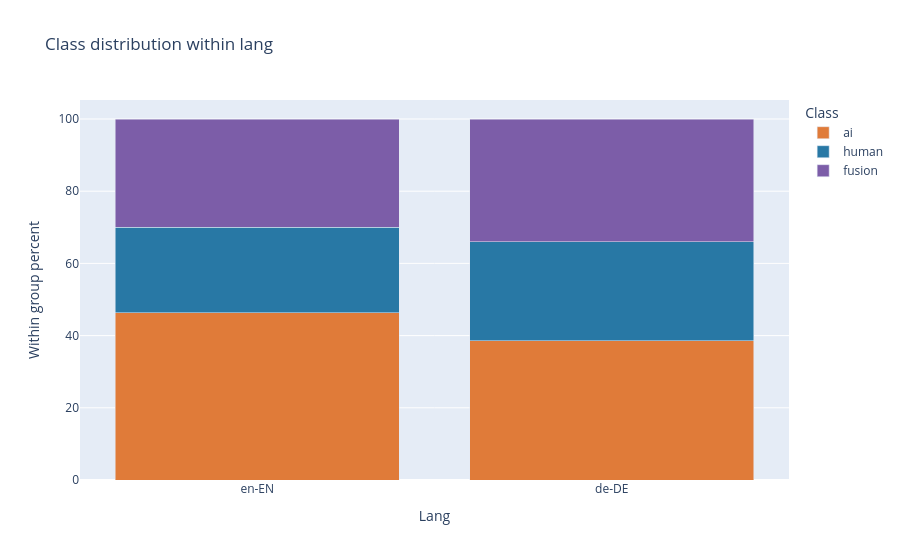
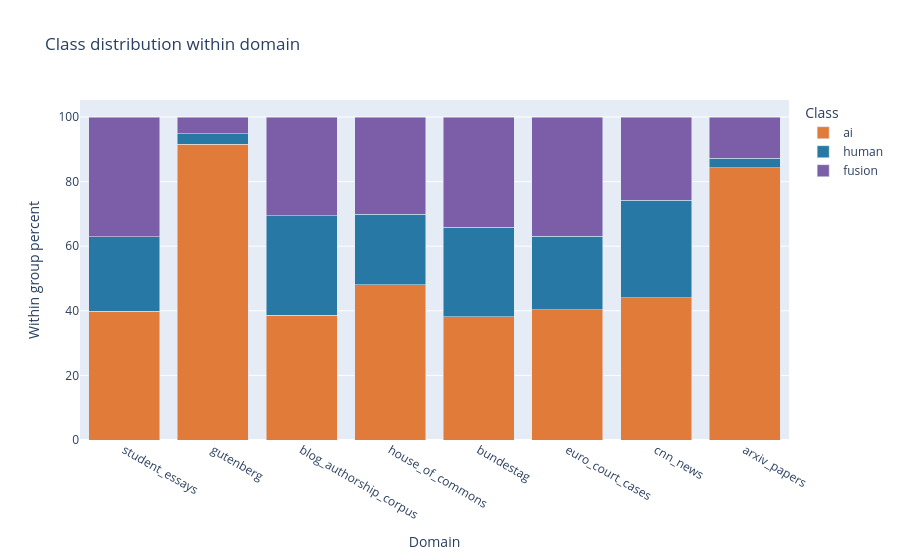
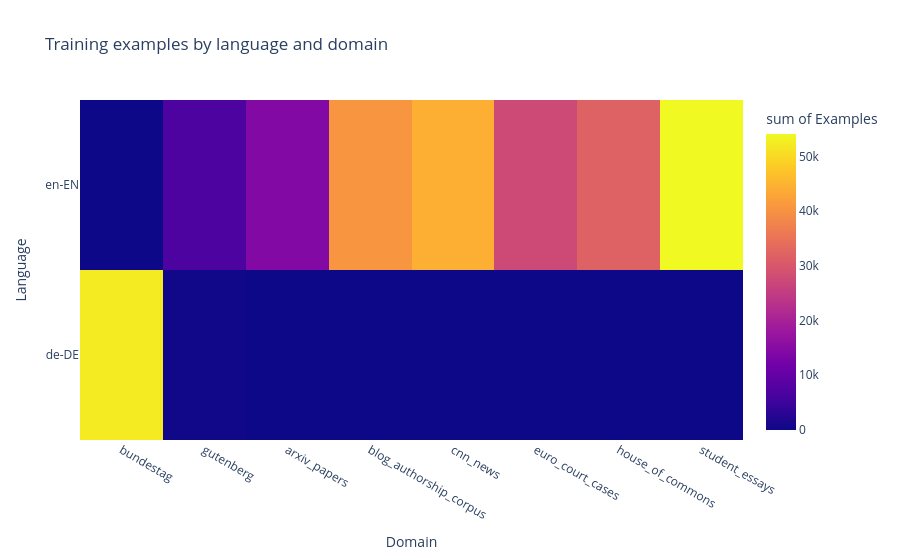

Notebook cell for these charts, in order:
### Markdown cell above
## 02–03 · Class, language, and domain

**Question.** Could metadata or uneven subgroup coverage create shortcuts or unstable macro-F1? I compare counts and percentages within each language and domain. Percentages describe associations, not evidence that a model will use metadata.

### Code cell
class_counts = (
    train.group_by("label")
    .len()
    .sort("label")
    .with_columns((100 * pl.col("len") / train.height).round(2).alias("percent"))
)
groups = (
    train.group_by(["lang", "domain", "label"])
    .len()
    .sort(["lang", "domain", "label"])
    .with_columns(
        (100 * pl.col("len") / pl.col("len").sum().over(["lang", "domain"]))
        .round(2)
        .alias("within_group_percent")
    )
)
summary["class_counts"] = class_counts.to_dicts()
summary["groups"] = groups.to_dicts()
language_counts = train.group_by("lang").len().sort("lang")
domain_counts = train.group_by("domain").len().sort("domain")
summary["language_counts"] = language_counts.to_dicts()
summary["domain_counts"] = domain_counts.to_dicts()
display(
    class_counts,
    language_counts,
    domain_counts,
    groups,
)
for group in ["lang", "domain"]:
    counts = (
        train.group_by([group, "label"])
        .len()
        .with_columns(
            (100 * pl.col("len") / pl.col("len").sum().over(group)).alias("Within group percent")
        )
    )
    display(
        px.bar(
            counts,
            x=group,
            y="Within group percent",
            color="label",
            barmode="stack",
            color_discrete_map=COLORS,
            title=f"Class distribution within {group}",
            labels={group: group.capitalize(), "label": "Class"},
        )
    )
display(
    px.density_heatmap(
        groups,
        x="domain",
        y="lang",
        z="len",
        histfunc="sum",
        title="Training examples by language and domain",
        labels={"domain": "Domain", "lang": "Language", "len": "Examples"},
    )
)

### Figure 1 — Plotly figure (JSON) as saved in the notebook; plotly's stock layout.template omitted (floating-point values rounded to 4 significant figures)
{"data": [{"hovertemplate": "Class=ai<br>Lang=%{x}<br>Within group percent=%{y}<extra></extra>", "legendgroup": "ai", "marker": {"color": "#e07b39", "pattern": {"shape": ""}}, "name": "ai", "orientation": "v", "showlegend": true, "textposition": "auto", "type": "bar", "x": ["en-EN", "de-DE"], "xaxis": "x", "y": [46.27, 38.54], "yaxis": "y"}, {"hovertemplate": "Class=human<br>Lang=%{x}<br>Within group percent=%{y}<extra></extra>", "legendgroup": "human", "marker": {"color": "#2878a5", "pattern": {"shape": ""}}, "name": "human", "orientation": "v", "showlegend": true, "textposition": "auto", "type": "bar", "x": ["de-DE", "en-EN"], "xaxis": "x", "y": [27.5, 23.78], "yaxis": "y"}, {"hovertemplate": "Class=fusion<br>Lang=%{x}<br>Within group percent=%{y}<extra></extra>", "legendgroup": "fusion", "marker": {"color": "#7c5da8", "pattern": {"shape": ""}}, "name": "fusion", "orientation": "v", "showlegend": true, "textposition": "auto", "type": "bar", "x": ["de-DE", "en-EN"], "xaxis": "x", "y": [33.97, 29.95], "yaxis": "y"}], "layout": {"barmode": "stack", "legend": {"title": {"text": "Class"}, "tracegroupgap": 0}, "title": {"text": "Class distribution within lang"}, "xaxis": {"anchor": "y", "domain": [0.0, 1.0], "title": {"text": "Lang"}}, "yaxis": {"anchor": "x", "domain": [0.0, 1.0], "title": {"text": "Within group percent"}}}}

### Figure 2 — Plotly figure (JSON) as saved in the notebook; plotly's stock layout.template omitted (floating-point values rounded to 4 significant figures)
{"data": [{"hovertemplate": "Class=ai<br>Domain=%{x}<br>Within group percent=%{y}<extra></extra>", "legendgroup": "ai", "marker": {"color": "#e07b39", "pattern": {"shape": ""}}, "name": "ai", "orientation": "v", "showlegend": true, "textposition": "auto", "type": "bar", "x": ["student_essays", "gutenberg", "blog_authorship_corpus", "house_of_commons", "bundestag", "euro_court_cases", "cnn_news", "arxiv_papers"], "xaxis": "x", "y": [39.89, 91.49, 38.68, 48.02, 38.17, 40.4, 44.01, 84.32], "yaxis": "y"}, {"hovertemplate": "Class=human<br>Domain=%{x}<br>Within group percent=%{y}<extra></extra>", "legendgroup": "human", "marker": {"color": "#2878a5", "pattern": {"shape": ""}}, "name": "human", "orientation": "v", "showlegend": true, "textposition": "auto", "type": "bar", "x": ["bundestag", "euro_court_cases", "house_of_commons", "gutenberg", "blog_authorship_corpus", "cnn_news", "arxiv_papers", "student_essays"], "xaxis": "x", "y": [27.66, 22.76, 21.82, 3.363, 30.74, 30.25, 2.848, 23.11], "yaxis": "y"}, {"hovertemplate": "Class=fusion<br>Domain=%{x}<br>Within group percent=%{y}<extra></extra>", "legendgroup": "fusion", "marker": {"color": "#7c5da8", "pattern": {"shape": ""}}, "name": "fusion", "orientation": "v", "showlegend": true, "textposition": "auto", "type": "bar", "x": ["student_essays", "blog_authorship_corpus", "gutenberg", "euro_court_cases", "bundestag", "arxiv_papers", "cnn_news", "house_of_commons"], "xaxis": "x", "y": [37.0, 30.57, 5.147, 36.84, 34.17, 12.83, 25.75, 30.16], "yaxis": "y"}], "layout": {"barmode": "stack", "legend": {"title": {"text": "Class"}, "tracegroupgap": 0}, "title": {"text": "Class distribution within domain"}, "xaxis": {"anchor": "y", "domain": [0.0, 1.0], "title": {"text": "Domain"}}, "yaxis": {"anchor": "x", "domain": [0.0, 1.0], "title": {"text": "Within group percent"}}}}

### Figure 3 — Plotly figure (JSON) as saved in the notebook; plotly's stock layout.template omitted (floating-point values rounded to 4 significant figures)
{"data": [{"coloraxis": "coloraxis", "histfunc": "sum", "hovertemplate": "Domain=%{x}<br>Language=%{y}<br>sum of Examples=%{z}<extra></extra>", "name": "", "type": "histogram2d", "x": ["bundestag", "bundestag", "bundestag", "gutenberg", "gutenberg", "gutenberg", "arxiv_papers", "arxiv_papers", "arxiv_papers", "blog_authorship_corpus", "blog_authorship_corpus", "blog_authorship_corpus", "cnn_news", "cnn_news", "cnn_news", "euro_court_cases", "euro_court_cases", "euro_court_cases", "gutenberg", "gutenberg", "gutenberg", "house_of_commons", "house_of_commons", "house_of_commons", "student_essays", "student_essays", "student_essays"], "xaxis": "x", "xbingroup": "x", "y": ["de-DE", "de-DE", "de-DE", "de-DE", "de-DE", "de-DE", "en-EN", "en-EN", "en-EN", "en-EN", "en-EN", "en-EN", "en-EN", "en-EN", "en-EN", "en-EN", "en-EN", "en-EN", "en-EN", "en-EN", "en-EN", "en-EN", "en-EN", "en-EN", "en-EN", "en-EN", "en-EN"], "yaxis": "y", "ybingroup": "y", "z": [19977, 17887, 14479, 360, 37, 31, 12050, 1833, 407, 15684, 12397, 12466, 19488, 11402, 13395, 11141, 10160, 6277, 6359, 341, 216, 15298, 9608, 6953, 21583, 20017, 12506]}], "layout": {"coloraxis": {"colorbar": {"title": {"text": "sum of Examples"}}, "colorscale": [[0.0, "#0d0887"], [0.1111, "#46039f"], [0.2222, "#7201a8"], [0.3333, "#9c179e"], [0.4444, "#bd3786"], [0.5556, "#d8576b"], [0.6667, "#ed7953"], [0.7778, "#fb9f3a"], [0.8889, "#fdca26"], [1.0, "#f0f921"]]}, "legend": {"tracegroupgap": 0}, "title": {"text": "Training examples by language and domain"}, "xaxis": {"anchor": "y", "domain": [0.0, 1.0], "title": {"text": "Domain"}}, "yaxis": {"anchor": "x", "domain": [0.0, 1.0], "title": {"text": "Language"}}}}
